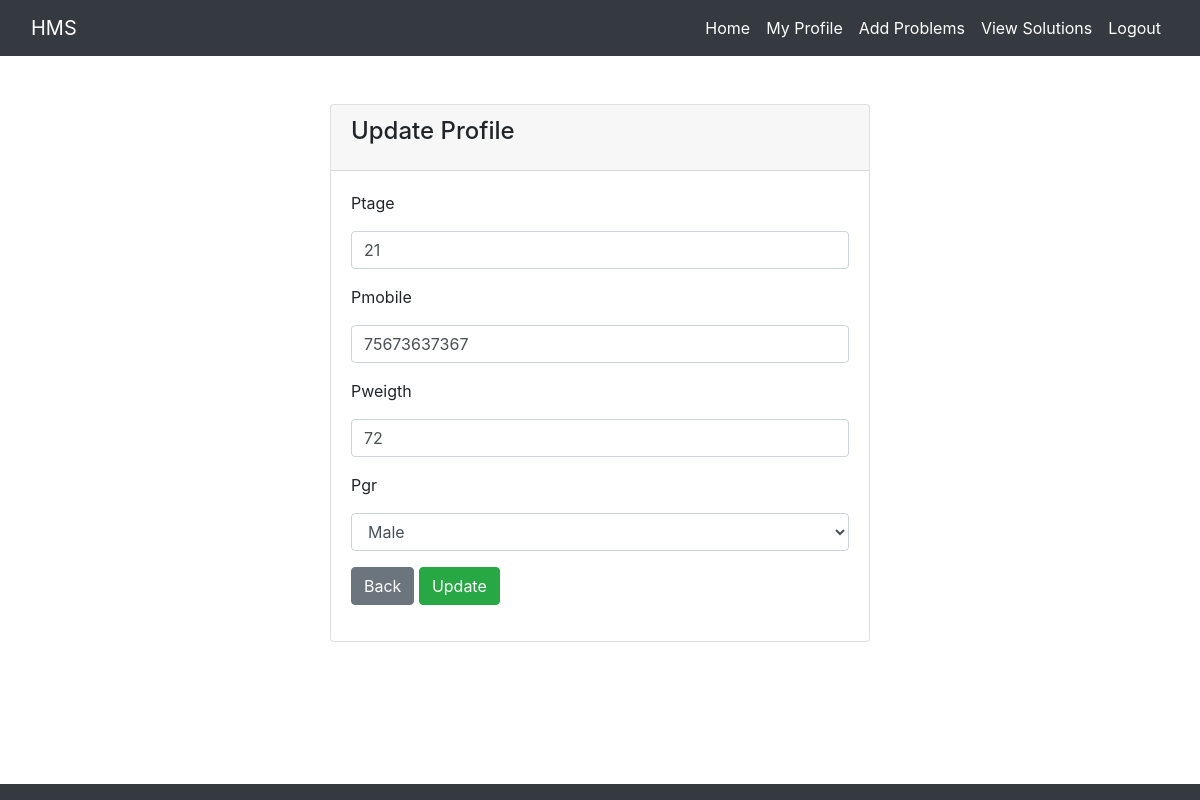
/upf/ (signed in), run on the app's committed database.
### hospital/models.py (models this page shows)
class PatientProfile(models.Model):
	pgr = [
	      ("h","select your Gender"),
	    ('M',"Male"),
	    ('F',"Female"),
	]
	ptage = models.IntegerField()
	pmobile = models.IntegerField()
	pweigth = models.IntegerField()
	pgr = models.CharField(max_length=5,default='h',choices=pgr)
	pstatus = models.BooleanField(default=0)
	ptd = models.OneToOneField(User,on_delete=models.CASCADE)

### hospital/views.py (the view)
# urls.py: path('upf/',views.updpf,name="upfe"),
@login_required
@login_required
def updpf(request):
    if request.method == 'POST':
        if request.user.role_type == 1:  # Doctor profile update
            if hasattr(request.user, 'doctorprofile'):
                form = Dprofile(request.POST, instance=request.user.doctorprofile)
            else:
                form = Dprofile(request.POST)
        elif request.user.role_type == 2:  # Patient profile update
            if hasattr(request.user, 'patientprofile'):
                form = PForm(request.POST, instance=request.user.patientprofile)
            else:
                form = PForm(request.POST)
        else:
            messages.error(request, "Invalid role type")
        if form.is_valid():
            profile = form.save(commit=False)
            if request.user.role_type == 1:
                profile.dch = request.user
                profile.dsatus = 1
            elif request.user.role_type == 2:
                profile.ptd = request.user
                profile.pstatus = 1
            profile.save()
            return redirect('/pfe')
    else:
        if request.user.role_type == 1:
            if hasattr(request.user, 'doctorprofile'):
                form = Dprofile(instance=request.user.doctorprofile)
            else:
                form = Dprofile()
        elif request.user.role_type == 2:
            if hasattr(request.user, 'patientprofile'):
                form = PForm(instance=request.user.patientprofile)
            else:
                form = PForm()
        else:
            messages.error(request, "Invalid role type")
    return render(request, 'updateprofile.html', {'form': form})

### hospital/forms.py
class PForm(forms.ModelForm):
	class Meta:
		model = PatientProfile
		fields = ['ptage','pmobile','pweigth','pgr']
		widgets = {
			'ptage' : forms.NumberInput(attrs={
				'class' : 'form-control my-2',
				'placeholder' : 'Enter age'
			}),
			'pmobile' : forms.NumberInput(attrs={
				'class' : 'form-control my-2',
				'placeholder' : 'Enter number'
			}),
			'pweigth' : forms.NumberInput(attrs={
				'class' : 'form-control my-2',
				'placeholder' : 'Enter weight'
			}),
			'pgr' : forms.Select(attrs={
				'class' : 'form-control my-2',
				'placeholder' : 'Enter gender'
			}),
		}

### hospital/templates/updateprofile.html (shortened to what this page needs)
{% extends 'Base.html' %}
{% block content %}
<div class="container">
    <div class="row justify-content-center">
        <div class="col-md-6">
            <div class="card mt-5">
                <div class="card-header">
                    <h4 class="card-title">Update Profile</h4>
                </div>
                <div class="card-body">
                    {% if request.user.role_type == 1 %}
                        <form method="post">
                            {% csrf_token %}
                            {% for field in form %}
                                <div class="form-group">
                                    <label for="{{ field.id_for_label }}">{{ field.label }}</label>
                                    {{ field }}
                                </div>
                            {% endfor %}
                            <div class="form-group">
                                <a href="{% url 'pf' %}" class="btn btn-secondary">Back</a>
                                <button type="submit" class="btn btn-success">Update</button>
                            </div>
                        </form>
                    {% elif request.user.role_type == 2 %}
                        <form method="post">
                            {% for field in form %}
                                <div class="form-group">
                                    <label for="{{ field.id_for_label }}">{{ field.label }}</label>
                                    {{ field }}
                                </div>
                            {% endfor %}
                            <div class="form-group">
                                <a href="{% url 'pf' %}" class="btn btn-secondary">Back</a>
                                <button type="submit" class="btn btn-success">Update</button>
                            </div>
                        </form>
                    {% endif %}
                </div>
            </div>
        </div>
    </div>
</div>
{% endblock %}

### data on the page
PatientProfile: form "21" "75673637367" "72" "Male"

### other printed values
{{ field.label }} "Ptage" "Pmobile" "Pweigth" "Pgr"
